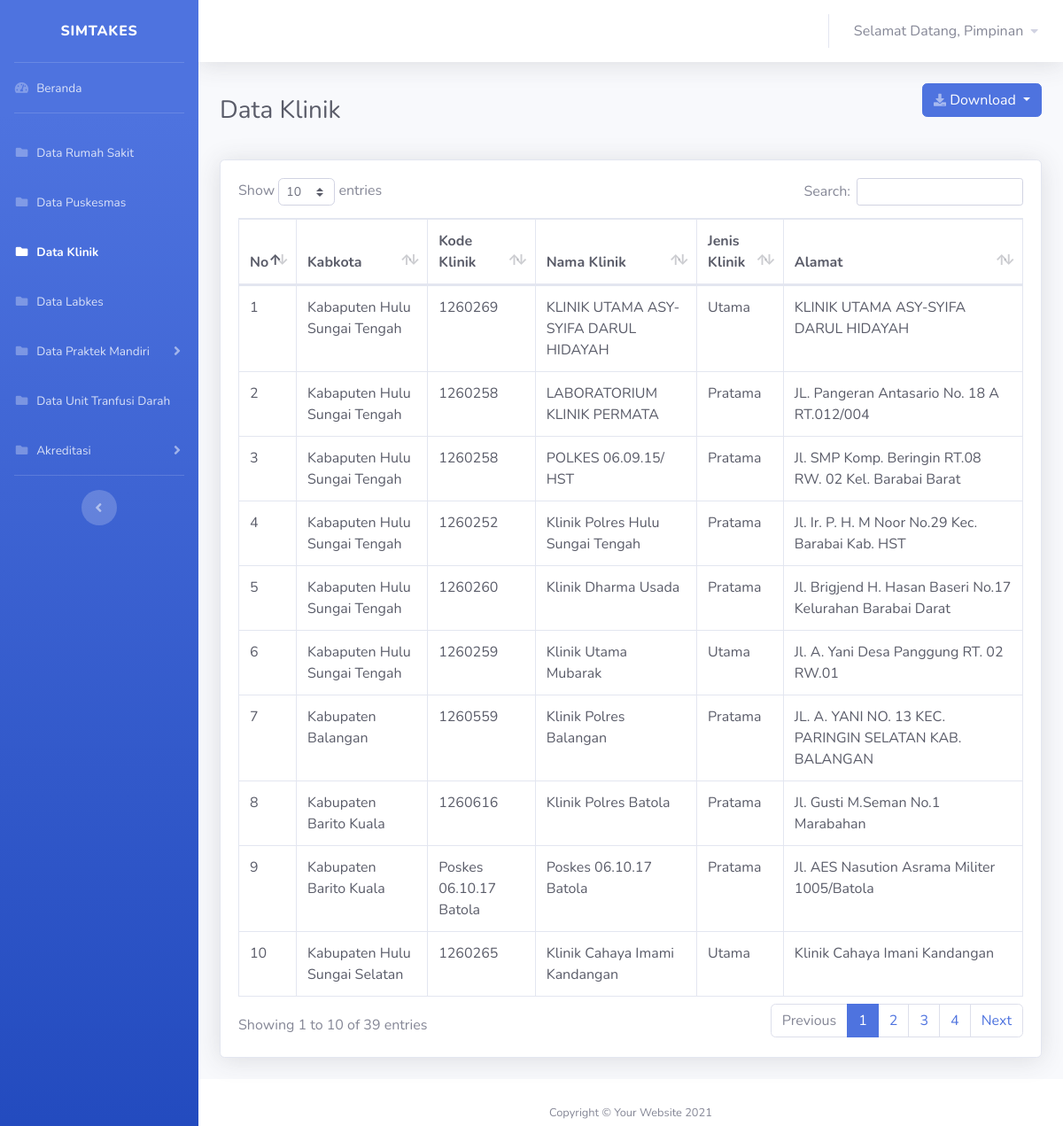
The app's page /views/pimpinan/klinik/klinik.php (signed in) with its own data.
### tables this page shows
CREATE TABLE `user` (
  `id_user` int(11) NOT NULL,
  `username` varchar(30) NOT NULL,
  `nama` varchar(100) NOT NULL,
  `password` varchar(30) NOT NULL,
  `id_role` int(11) NOT NULL
);

CREATE TABLE `data_klinik` (
  `idx` int(11) NOT NULL,
  `id_kategori` int(11) NOT NULL,
  `kabkota` varchar(50) NOT NULL,
  `kodeklinik` varchar(50) NOT NULL,
  `namaklinik` varchar(50) NOT NULL,
  `jenisklinik` varchar(50) NOT NULL,
  `alamat` varchar(255) NOT NULL
);

### koneksi.php (called while the page is built, shortened)
<?php
$koneksi = mysqli_connect("localhost", "root", "", "simtakes") or die(mysqli_error($koneksi));
$username = $_SESSION['username'];
$id_role = $_SESSION['id_role'];
function query($query)
{
    global $koneksi;
    $result = mysqli_query($koneksi, $query);
    $rows = [];
    while ($row = mysqli_fetch_assoc($result)) {
        $rows[] = $row;
    }
    return $rows;
}
?>

### views/pimpinan/klinik/klinik.php (the view, shortened to what this page needs)
<?php
require '../../../koneksi.php';
$klinik = query("SELECT * FROM data_klinik ORDER BY kabkota");
?>
<!DOCTYPE html>
<html lang="en">
<head>
    <link href="../../../vendor/fontawesome-free/css/all.min.css" rel="stylesheet" type="text/css">
    <link href="../../../css/sb-admin-2.min.css" rel="stylesheet">
    <link href="../../../vendor/datatables/dataTables.bootstrap4.min.css" rel="stylesheet">
</head>
<body id="page-top">
    <div id="wrapper">
        <ul class="navbar-nav bg-gradient-primary sidebar sidebar-dark accordion" id="accordionSidebar">
            <a class="sidebar-brand d-flex align-items-center justify-content-center" href="dashboard.php">
                <div class="sidebar-brand-text mx-3">SIMTAKES</div>
            </a>
            <hr class="sidebar-divider my-0">
            <li class="nav-item ">
                <a class="nav-link" href="../dashboard.php">
                    <i class="fas fa-fw fa-tachometer-alt"></i>
                    <span>Beranda</span></a>
            </li>
            <hr class="sidebar-divider">
            <li class="nav-item">
                <a class="nav-link" href="../rumahsakit/rumahsakit.php">
                <i class="fas fa-fw fa-folder"></i>
                    <span>Data Rumah Sakit</span></a>
            </li>
            <li class="nav-item ">
                <a class="nav-link " href="../puskesmas/puskesmas.php" >
                    <i class="fas fa-fw fa-folder"></i>
                    <span>Data Puskesmas</span>
                </a>
            </li>
            <li class="nav-item active">
                <a class="nav-link " href="" >
                    <i class="fas fa-fw fa-folder"></i>
                    <span>Data Klinik</span>
                </a>
            </li>
            <li class="nav-item">
                <a class="nav-link " href="../labkes/labkes.php" >
                    <i class="fas fa-fw fa-folder"></i>
                    <span>Data Labkes</span>
                </a>
            </li>
            <li class="nav-item">
                <a class="nav-link collapsed" href="#" data-toggle="collapse" data-target="#collapsePages"
                    aria-expanded="true" aria-controls="collapsePages">
                    <i class="fas fa-fw fa-folder"></i>
                    <span>Data Praktek Mandiri</span>
                </a>
            </li>
            <li class="nav-item">
                <a class="nav-link" href="../transfusidarah/transfusidarah.php">
                <i class="fas fa-fw fa-folder"></i>
                    <span>Data Unit Tranfusi Darah</span></a>
            </li>
            <li class="nav-item">
                <a class="nav-link collapsed" href="#" data-toggle="collapse" data-target="#collapseAkreditasi"
                    aria-expanded="true" aria-controls="collapseAkreditasi">
                    <i class="fas fa-fw fa-folder"></i>
                    <span>Akreditasi</span>
                </a>
            </li>
            <hr class="sidebar-divider d-none d-md-block">
            <div class="text-center d-none d-md-inline">
                <button class="rounded-circle border-0" id="sidebarToggle"></button>
            </div>
        </ul>
        <div id="content-wrapper" class="d-flex flex-column">
            <div id="content">
                <nav class="navbar navbar-expand navbar-light bg-white topbar mb-4 static-top shadow">
                    <ul class="navbar-nav ml-auto">
                        <li class="nav-item dropdown no-arrow">
                            <a class="nav-link dropdown-toggle" href="#" id="userDropdown" role="button"
                                data-toggle="dropdown" aria-haspopup="true" aria-expanded="false">
                                <span class="mr-2 d-none d-lg-inline text-gray-600">Selamat Datang,
                                <?php $index = mysqli_query($koneksi,"SELECT nama from user where username='$username' AND id_role = '$id_role'");
                                $row = mysqli_fetch_array($index);
                                if ($row && $row["nama"] == !'') {
                                echo $row['nama'];
                                }else
                                {
                                echo "no class";
                                }
                                ?>
                                </span>
                                    <i class="fas fa-caret-down fa-sm"></i>
                            </a>
                        </li>
                    </ul>
                </nav>
                <div class="container-fluid">
                    <div class="d-sm-flex align-items-center justify-content-between mb-4">
                        <h1 class="h3 mb-0 text-gray-800">Data Klinik</h1>
                        <div class="d-sm-flex align-items-center justify-content-between mb-4">
                            <div class="btn-group">
                                <button type="button" class="btn btn-primary dropdown-toggle " data-toggle="dropdown" aria-haspopup="true" aria-expanded="false"><i
                                    class="fas fa-download fa-sm text-white-50"></i>
                                    Download
                                </button>
                            </div>
                        </div>
                    </div>
                        <div class="card shadow mb-4">
                            <div class="card-body">
                                <div class="table-responsive">
                                    <table class="table table-bordered text-dark" id="dataTable" width="100%" cellspacing="0">
                                        <thead>
                                            <tr>
                                            <th>No</th>
                                            <th>Kabkota</th>
                                            <th>Kode Klinik</th>
                                            <th>Nama Klinik</th>
                                            <th>Jenis Klinik</th>
                                            <th>Alamat</th>
                                            </tr>
                                        </thead>
                                        <tbody>
                                            <?php $no = 1; ?>
                                            <?php foreach ($klinik as $data_klinik) : ?>
                                            <tr>
                                                <td><?= $no++ ?></td>
                                                <td><?= $data_klinik['kabkota'] ?></td>
                                                <td><?= $data_klinik['kodeklinik'] ?></td>
                                                <td><?= $data_klinik['namaklinik'] ?></td>
                                                <td><?= $data_klinik['jenisklinik'] ?></td>
                                                <td><?= $data_klinik['alamat'] ?></td>
                                            </tr>
                                            <?php endforeach ?>
                                        </tbody>
                                    </table>
                                </div>
                            </div>
                        </div>
                </div>
            </div>
            <footer class="sticky-footer bg-white">
                <div class="container my-auto">
                    <div class="copyright text-center my-auto">
                        <span>Copyright &copy; Your Website 2021</span>
                    </div>
                </div>
            </footer>
        </div>
    </div>
</body>
</html>

### records on screen
user: nama "Pimpinan"
data_klinik: kabkota "Kabaputen Hulu Sungai Tengah", kodeklinik "1260269", namaklinik "KLINIK UTAMA ASY-SYIFA DARUL HIDAYAH", jenisklinik "Utama", alamat "KLINIK UTAMA ASY-SYIFA DARUL HIDAYAH"
data_klinik: kabkota "Kabaputen Hulu Sungai Tengah", kodeklinik "1260258", namaklinik "LABORATORIUM KLINIK PERMATA", jenisklinik "Pratama", alamat "JL. Pangeran Antasario No. 18 A RT.012/004"
data_klinik: kabkota "Kabaputen Hulu Sungai Tengah", kodeklinik "1260258", namaklinik "POLKES 06.09.15/ HST", jenisklinik "Pratama", alamat "Jl. SMP Komp. Beringin RT.08 RW. 02 Kel. Barabai Barat"
data_klinik: kabkota "Kabaputen Hulu Sungai Tengah", kodeklinik "1260252", namaklinik "Klinik Polres Hulu Sungai Tengah", jenisklinik "Pratama", alamat "Jl. Ir. P. H. M Noor No.29 Kec. Barabai Kab. HST"
data_klinik: kabkota "Kabaputen Hulu Sungai Tengah", kodeklinik "1260260", namaklinik "Klinik Dharma Usada", jenisklinik "Pratama", alamat "Jl. Brigjend H. Hasan Baseri No.17 Kelurahan Barabai Darat"
data_klinik: kabkota "Kabaputen Hulu Sungai Tengah", kodeklinik "1260259", namaklinik "Klinik Utama Mubarak", jenisklinik "Utama", alamat "Jl. A. Yani Desa Panggung RT. 02 RW.01"
data_klinik: kabkota "Kabupaten Balangan", kodeklinik "1260559", namaklinik "Klinik Polres Balangan", jenisklinik "Pratama", alamat "JL. A. YANI NO. 13 KEC. PARINGIN SELATAN KAB. BALANGAN"
data_klinik: kabkota "Kabupaten Barito Kuala", kodeklinik "1260616", namaklinik "Klinik Polres Batola", jenisklinik "Pratama", alamat "Jl. Gusti M.Seman No.1 Marabahan"
data_klinik: kabkota "Kabupaten Barito Kuala", kodeklinik "Poskes 06.10.17 Batola", namaklinik "Poskes 06.10.17 Batola", jenisklinik "Pratama", alamat "Jl. AES Nasution Asrama Militer 1005/Batola"
data_klinik: kabkota "Kabupaten Hulu Sungai Selatan", kodeklinik "1260265", namaklinik "Klinik Cahaya Imami Kandangan", jenisklinik "Utama", alamat "Klinik Cahaya Imani Kandangan"
